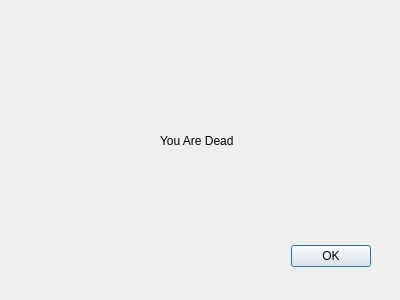
<?xml version="1.0" encoding="UTF-8"?>
<ui version="4.0">
 <class>Dead</class>
 <widget class="QDialog" name="Dead">
  <property name="geometry">
   <rect>
    <x>0</x>
    <y>0</y>
    <width>400</width>
    <height>300</height>
   </rect>
  </property>
  <property name="windowTitle">
   <string>Dialog</string>
  </property>
  <widget class="QDialogButtonBox" name="buttonBox">
   <property name="geometry">
    <rect>
     <x>30</x>
     <y>240</y>
     <width>341</width>
     <height>32</height>
    </rect>
   </property>
   <property name="orientation">
    <enum>Qt::Horizontal</enum>
   </property>
   <property name="standardButtons">
    <set>QDialogButtonBox::Ok</set>
   </property>
  </widget>
  <widget class="QLabel" name="label">
   <property name="geometry">
    <rect>
     <x>160</x>
     <y>90</y>
     <width>151</width>
     <height>101</height>
    </rect>
   </property>
   <property name="text">
    <string>You Are Dead</string>
   </property>
  </widget>
 </widget>
 <resources/>
 <connections>
  <connection>
   <sender>buttonBox</sender>
   <signal>rejected()</signal>
   <receiver>Dead</receiver>
   <slot>reject()</slot>
   <hints>
    <hint type="sourcelabel">
     <x>316</x>
     <y>260</y>
    </hint>
    <hint type="destinationlabel">
     <x>286</x>
     <y>274</y>
    </hint>
   </hints>
  </connection>
  <connection>
   <sender>buttonBox</sender>
   <signal>accepted()</signal>
   <receiver>Dead</receiver>
   <slot>accept()</slot>
   <hints>
    <hint type="sourcelabel">
     <x>248</x>
     <y>254</y>
    </hint>
    <hint type="destinationlabel">
     <x>157</x>
     <y>274</y>
    </hint>
   </hints>
  </connection>
 </connections>
</ui>
